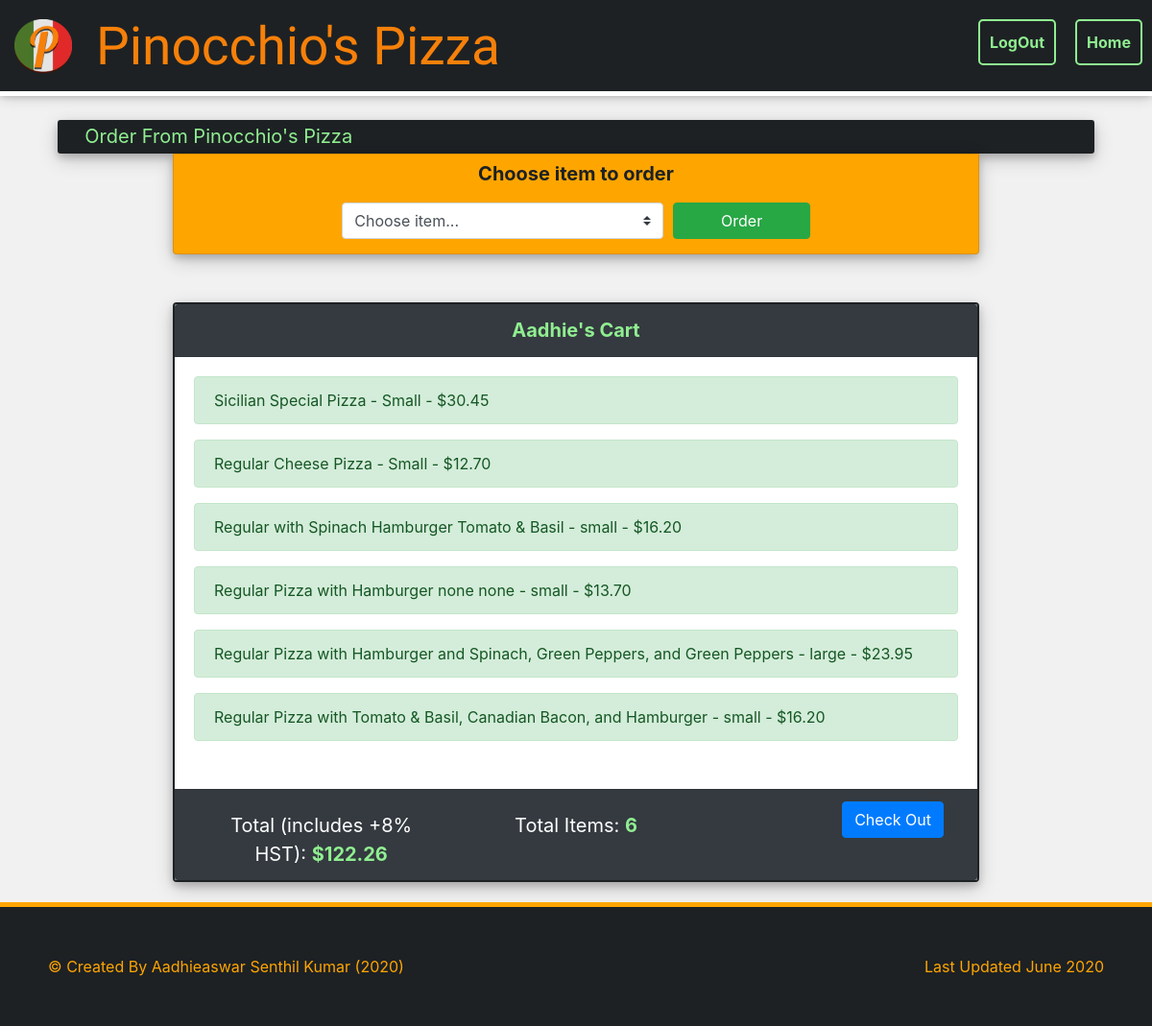
The app's page /cart/ (signed in), older data.
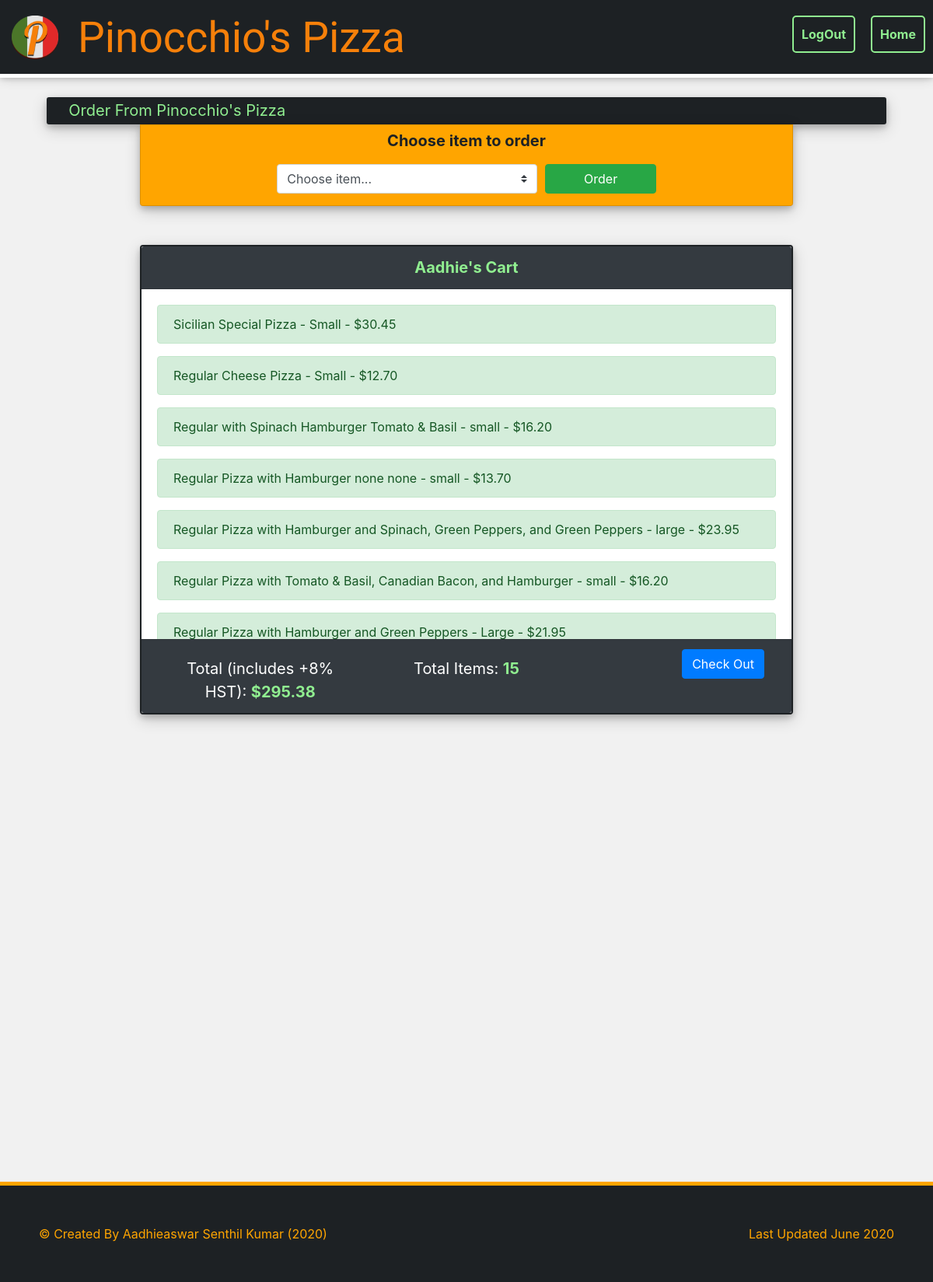
The same page, newer data.
### orders/models.py (models this page shows)
class Cart(models.Model):
    customer = models.ForeignKey(User, on_delete=models.CASCADE, related_name="customer")
    item = models.CharField(max_length=200)
    price = models.DecimalField(max_digits=4, decimal_places=2)
    def __str__(self):
        return f"{self.item} - ${self.price}"

### orders/decorators.py (the view)
    def wrapper_func(request, *args, **kwargs):
        if not request.user.is_authenticated:
            return redirect('home')
        return view_func(request, *args, **kwargs)

### orders/models.py (called while the page is built)
    def __str__(self):
        return f"{self.topping}"

### orders/views.py (called while the page is built)
@Authenticated_user
def cart(request):
    cart_items = []
    totalCost = 0
    count = 0
    HST = Decimal(1.08)
    person_id = request.user.id
    try:
        for items in Cart.objects.filter(Q(customer=request.user)):
            count += 1
            cart_items.append(items)
        for price in Cart.objects.values_list('price', flat=True).filter(Q(customer=request.user)):
            totalCost += price
        CostAfterInterest = Decimal("%.2f" % (totalCost * HST))
    except:
        pass
    context = {
    'pizzas': Menu['pizza'],
    'subs': Menu['sub'],
    'pastas': Menu['pasta'],
    'dinner_platters': Menu['dinnerplatter'],
    'salads': Menu['salad'],
    'toppings': Menu['topping'],
    'sub_add': Menu['SubAdd'],
    'cart_items': cart_items,
    'price': CostAfterInterest,
    'count': count,
    }
    return render(request, "orders/cart.html", context)

### orders/templates/orders/cart.html (shortened to what this page needs)
{% extends "orders/base.html" %}
{% load static %}
{% block body %}
<div class="head">
    <div class="row" style="margin-bottom: 20px;">
        <div class="col">
            <img src="{% static 'images/logo.png' %}" class="logo" loading="lazy">
            <h1 class="title-lobster">Pinocchio's Pizza</h1>
        </div>
        <div class="col" style="margin-top: 10px;">
            <a class="link-white" href="{% url 'home' %}">Home</a>
            <a class="link-white" href="{% url '_logout' %}">LogOut</a>
        </div>
    </div>
</div>
<div class="row order-strip box-shadow">
    <div class="col">
        &nbsp Order From Pinocchio's Pizza
    </div>
</div>
<form action="{% url 'submit_order' %}" class="card item-order-form box-shadow" method="post">
    <div class="bold-30" id="item-order-title" style="margin-top: 5px;"> Choose item to order </div>
    <div class="order-input-container">
        <select class="custom-select item-input" id="select-items" type="text" name="itemType">
            <option value="default">Choose item...</option>
        </select>
        <button type="button" class="btn btn-success item-button" id="order-item">Order</button>
    </div>
</form>
<div class="card cart-container box-shadow">
    <div class="card-header bold-30 bg-dark" style="color: lightgreen;">
        {{ request.user }}'s Cart
    </div>
    <div class="card-body body-container">
    {% if cart_items %}
        {% for item in cart_items %}
        <div class="alert alert-success" title="{{ item }}" >{{ item }}</div>
        {% endfor %}
    </div>
    <div class="card-footer footer-card-content bg-dark">
    <div class="col center style-cost">
        Total (includes +8% HST): <strong class="bold-30"> ${{ price }} </strong>
    </div>
    <div class="col center style-cost">
        Total Items: <strong class="bold-30"> {{ count }} </strong>
    </div>
    <form action="{% url 'check_out' %}" method="post" class="col float-right">
    <button type="submit" class="btn btn-primary float-right">Check Out</button>
    </form>
    </div>
    {% endif %}
</div>
{% endblock %}

Row changes from the older to the newer data that the page shows:
added Cart: item+price "Regular Pizza with Hamburger and Green Peppers - Large - $21.95"
Text that changed along with them:
{{ price }}: "122.26" → "295.38"
{{ count }}: "6" → "15"
